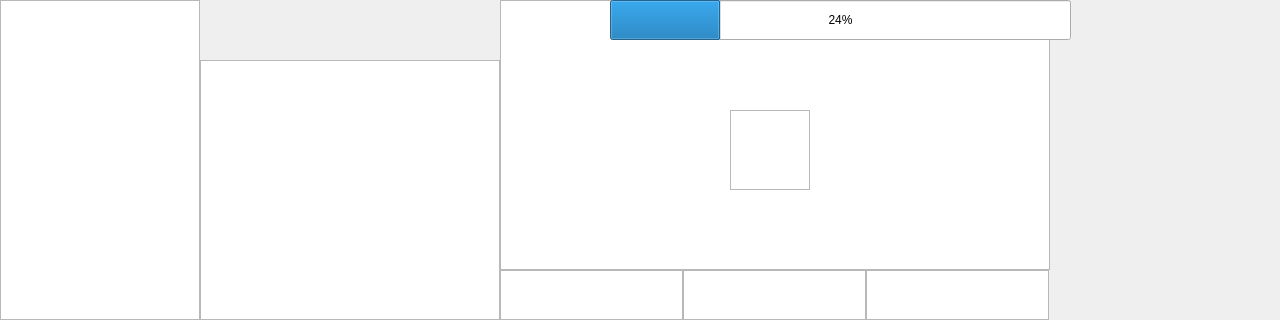
<?xml version="1.0" encoding="UTF-8"?>
<ui version="4.0">
 <class>PlaybackWindow</class>
 <widget class="QDialog" name="PlaybackWindow">
  <property name="geometry">
   <rect>
    <x>0</x>
    <y>0</y>
    <width>1280</width>
    <height>320</height>
   </rect>
  </property>
  <widget class="QGraphicsView" name="return_gview">
   <property name="geometry">
    <rect>
     <x>0</x>
     <y>0</y>
     <width>200</width>
     <height>320</height>
    </rect>
   </property>
  </widget>
  <widget class="QLabel" name="return_label">
   <property name="geometry">
    <rect>
     <x>40</x>
     <y>195</y>
     <width>121</width>
     <height>71</height>
    </rect>
   </property>
  </widget>
  <widget class="QLabel" name="front_gview">
   <property name="geometry">
    <rect>
     <x>230</x>
     <y>20</y>
     <width>120</width>
     <height>60</height>
    </rect>
   </property>
  </widget>
  <widget class="QGraphicsView" name="playback_gview">
   <property name="geometry">
    <rect>
     <x>500</x>
     <y>0</y>
     <width>550</width>
     <height>270</height>
    </rect>
   </property>
  </widget>
  <widget class="QLabel" name="rear_gview">
   <property name="geometry">
    <rect>
     <x>360</x>
     <y>20</y>
     <width>120</width>
     <height>60</height>
    </rect>
   </property>
  </widget>
  <widget class="QTableView" name="playback_list">
   <property name="geometry">
    <rect>
     <x>200</x>
     <y>60</y>
     <width>300</width>
     <height>260</height>
    </rect>
   </property>
  </widget>
  <widget class="QGraphicsView" name="lock_gview">
   <property name="geometry">
    <rect>
     <x>500</x>
     <y>270</y>
     <width>183</width>
     <height>50</height>
    </rect>
   </property>
  </widget>
  <widget class="QGraphicsView" name="play_gview">
   <property name="geometry">
    <rect>
     <x>683</x>
     <y>270</y>
     <width>183</width>
     <height>50</height>
    </rect>
   </property>
  </widget>
  <widget class="QGraphicsView" name="delete_gview">
   <property name="geometry">
    <rect>
     <x>866</x>
     <y>270</y>
     <width>183</width>
     <height>50</height>
    </rect>
   </property>
  </widget>
  <widget class="QLabel" name="lock_file_label">
   <property name="geometry">
    <rect>
     <x>520</x>
     <y>120</y>
     <width>160</width>
     <height>60</height>
    </rect>
   </property>
  </widget>
  <widget class="QLabel" name="unlock_file_label">
   <property name="geometry">
    <rect>
     <x>520</x>
     <y>170</y>
     <width>160</width>
     <height>60</height>
    </rect>
   </property>
  </widget>
  <widget class="QLabel" name="unlock_all_label">
   <property name="geometry">
    <rect>
     <x>520</x>
     <y>220</y>
     <width>160</width>
     <height>45</height>
    </rect>
   </property>
  </widget>
  <widget class="QLabel" name="delete_file_label">
   <property name="geometry">
    <rect>
     <x>830</x>
     <y>210</y>
     <width>200</width>
     <height>60</height>
    </rect>
   </property>
  </widget>
  <widget class="QLabel" name="delete_all_label">
   <property name="geometry">
    <rect>
     <x>830</x>
     <y>150</y>
     <width>200</width>
     <height>60</height>
    </rect>
   </property>
  </widget>
  <widget class="QGraphicsView" name="start_play_gview">
   <property name="geometry">
    <rect>
     <x>730</x>
     <y>110</y>
     <width>80</width>
     <height>80</height>
    </rect>
   </property>
  </widget>
  <widget class="QProgressBar" name="progress_bar">
   <property name="geometry">
    <rect>
     <x>610</x>
     <y>0</y>
     <width>461</width>
     <height>40</height>
    </rect>
   </property>
   <property name="value">
    <number>24</number>
   </property>
  </widget>
  <widget class="QLabel" name="file_info_label">
   <property name="geometry">
    <rect>
     <x>500</x>
     <y>10</y>
     <width>101</width>
     <height>31</height>
    </rect>
   </property>
  </widget>
 </widget>
 <layoutdefault spacing="0" margin="0"/>
 <resources/>
 <connections/>
</ui>
